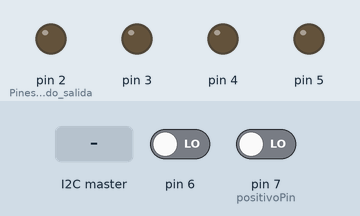
Bench run of a sketch on a simulated Arduino Uno, built with avr-gcc and run on an emulated ATmega328P. On the bench: output pins drawn as LEDs (lit = HIGH). Inputs (shaded band) come from the test bench; at power-on: pin 6 LOW, pin 7 (positivoPin) LOW. What the sketch prints to the serial monitor is not drawn.

Above: at 1.2 s.
1.3 s: the I2C master sends the byte 1
At 1.7 s:
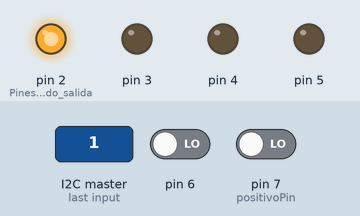
3.4 s: the I2C master sends the byte 2
At 3.6 s:
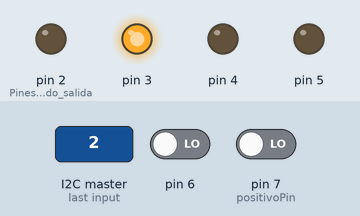
Timing chart, 0 to 6.4 s (numbered marks = the images above; inputs shaded):
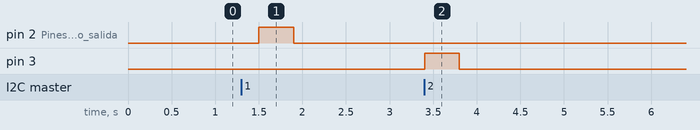

Measured:
- after the input at 1.3 s, pin 2 (Pines_en_modo_salida): LOW → HIGH after 0.20 s, → LOW 0.40 s later
- after the input at 3.4 s, pin 3: LOW → HIGH at once, → LOW 0.40 s later

The sketch:

Esclavo_Proyecto_Final.ino
```cpp
//	ESCLAVO

#include <Wire.h>

int engine = 0;
int enginePin = 0;
bool isEngineAvailable = false;
int valorSensor = 0;
int sensorPin = 0;

#define positivoPin 7

void setup() {

  pinMode(positivoPin, OUTPUT);
  //digitalWrite(positivoPin, HIGH);

  pinMode(2, OUTPUT); // Pines en modo salida
  pinMode(3, OUTPUT);
  pinMode(4, OUTPUT);
  pinMode(5, OUTPUT);

  pinMode(6, INPUT);
  pinMode(7, INPUT);
  pinMode(8, INPUT);
  pinMode(9, INPUT);

  digitalWrite(2, LOW);
  digitalWrite(3, LOW);
  digitalWrite(4, LOW);
  digitalWrite(5, LOW);

  //digitalWrite(2, HIGH);

  Wire.begin(1); // Unimos este dispositivo al bus I2C con dirección 1

  Wire.onReceive(receiveEvent); // Registramos el evento al recibir datos

  Serial.begin(9600); // Iniciamos el monitor serie para monitorear la comunicación
}

void loop() {
  delay(300);

  if(isEngineAvailable){

    digitalWrite(enginePin, HIGH);

    Serial.print("----ACTIVA MOTOR -----");
    delay(400);
    Serial.print("----ACTIVA SENSOR -----");

    sensorPin = enginePin + 4;
    Serial.print("Sensooooor: " + sensorPin);

    unsigned long startTime = millis();  // Obtén el tiempo actual

    while (millis() - startTime <= 3000) {  // Ejecuta durante 3 segundos (3000 milisegundos)

    Serial.println(millis() - startTime);

    valorSensor = digitalRead(sensorPin);

    if (valorSensor == LOW) {
      Serial.println("Detectado obstaculo");
      break;
    }
    // digitalWrite(enginePin, HIGH);
    // delay(3600);
    // digitalWrite(enginePin, LOW);

    // engine = 0;
    // enginePin = 0;
    // isEngineAvailable = false;

    }

    digitalWrite(enginePin, LOW);

    engine = 0;
    enginePin = 0;
    isEngineAvailable = false;
    valorSensor = 0;
    sensorPin = 0;

  }
}

int receiveEvent(int howMany) {

    if (Wire.available() == 1) // Si hay UN SOLO byte disponible
  {
    engine = Wire.read(); // Leemos el primero que será el pin
    // Serial.print("MOTOR A ACTIVAR: ");
    // Serial.println(engine);
    enginePin = engine + 1;
    // Serial.print("PIN A ACTIVAR: ");
    // Serial.println(enginePin);

    isEngineAvailable = true;

  }
}
```
